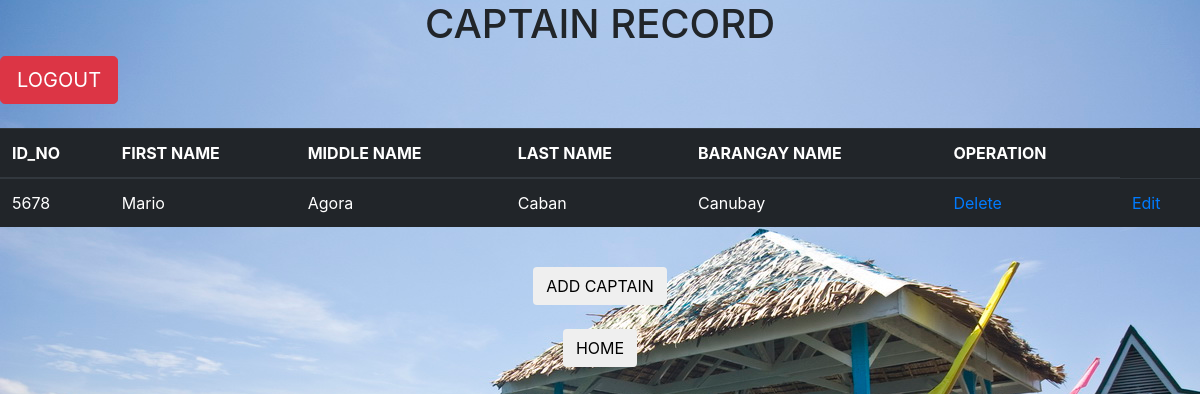
The app's page /Lcaptain.php with its own data.
### tables this page shows
CREATE TABLE `captain` (
  `captain_id` int(50) NOT NULL,
  `firstname` varchar(50) NOT NULL,
  `middlename` varchar(50) NOT NULL,
  `lastname` varchar(50) NOT NULL,
  `barangay_id` int(50) NOT NULL
);

CREATE TABLE `barangay` (
  `barangay_id` int(50) NOT NULL,
  `barangay_name` varchar(50) NOT NULL
);

### Lcaptain.php (the view, shortened to what this page needs)
<?php
require 'config.php';
	$sql = "SELECT * FROM captain, barangay WHERE captain.captain_id = captain.captain_id AND barangay.barangay_id = captain.barangay_id";
	$records=mysqli_query($con,$sql);
?>
<!DOCTYPE html>
<html>
	<link rel="stylesheet" href="bootstrap/css/bootstrap.min.css">
<body>
	  <center><h1>CAPTAIN RECORD</h1></center>
	  <a href ="index.php"><input class="btn btn-danger btn-lg" type="button" id="list_btn" value="LOGOUT"/></a>
     <table class="table table-dark">
	  <thead>
      <tr>
	  <br>
      		<th scope="col">ID_NO</th>
      		<th scope="col">FIRST NAME</th>
      		<th scope="col">MIDDLE NAME</th>
      		<th scope="col">LAST NAME</th>
			<th scope="col">BARANGAY NAME</th>
			<th scope="col">OPERATION</th>
      	</tr>
		</thead>
	       	<?php
      		while($information=mysqli_fetch_assoc($records)){
      			echo "<tr>";?>
						<tr>
							<td><?php echo $information['captain_id']?></td>
							<td><?php echo $information['firstname']?></td>
							<td><?php echo $information['middlename']?></td>
							<td><?php echo $information['lastname']?></td>
							<td><?php echo $information['barangay_name']?></td>
							<td>
							<a href="Dcaptain.php?delete_id=<?php echo $information['captain_id']; ?>">Delete</i></a>
						</td>
						<td>
							<a href="Ecaptain.php?edit_id=<?php echo $information['captain_id']; ?>">Edit</i></a>
						</td>
					</tr>
					</tr>
    	<?php
    		}
      	?>
      	</table>
      					<center><br><a href ="Acaptain.php"><input class="btn" type="button" id="list_btn" value="ADD CAPTAIN"/></br></a>
						<br><a href ="admin.php"><input class="btn" type="button" id="list_btn" value="HOME"/></a></br></center>
</body>
</html>

### Lcaptain.php (style rules this page uses)
body { background-image: url(ss.jpg); }

### records on screen
captain: captain_id "5678", firstname "Mario", middlename "Agora", lastname "Caban", barangay.barangay_name "Canubay"
